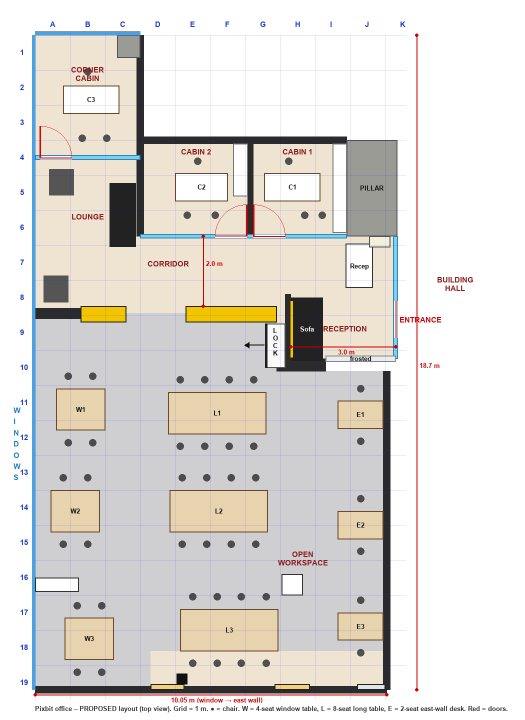
#> input picture floorplan/floorplan_proposed.png, 1050 x 1440 px (shown at 1/2 size)
$ python make_floorplan.py floorplan_proposed.png
#> lines starting #> are read from the running program, lines starting #| are printed output that depends on the picture
"""Draw the office floor plan (top view, to scale) from the layout used by the 3D model.

Usage:  python3 floorplan/make_floorplan.py [scan_underlay.png]
Writes floorplan/floorplan.png (and floorplan/floorplan_over_scan.png when an underlay is given).
Grid: columns A..K = metres from the window wall (x), rows 1..19 = metres from the corner-cabin end (z).
"""
import os
import sys
from PIL import Image, ImageDraw, ImageFont

PX = 70            # pixels per metre
M_L, M_T = 70, 70  # margins
W_M, D_M = 10.6, 19.0
OUT = os.path.dirname(os.path.abspath(__file__))

# ---------------- layout (metres; x from window wall, z from corner-cabin end) ----------------
# Each entry: (kind, x0, z0, x1, z1, label)
ITEMS = [
    # zones (floor colour)
    ('zone_beige', 0, 0, 3, 7.95, ''), ('zone_beige', 3, 3, 10.3, 7.95, ''), ('zone_beige', 6.9, 7.95, 10.3, 9.25, ''),
    ('zone_dark', 0, 7.95, 6.9, 18.7, ''), ('zone_dark', 6.9, 9.6, 10.05, 18.7, ''),
    ('zone_beige', 3.3, 17.6, 10.05, 18.7, ''),
    # walls
    ('wall', 3, 2.9, 8.9, 3.1, ''), ('wall', 2.9, 0, 3.1, 5.75, ''), ('wall', 6.08, 3, 6.23, 5.75, ''),
    ('wall', 0, 7.8, 1.3, 8.1, ''), ('wall', 0, 18.6, 10.05, 18.8, ''), ('wall', 9.95, 9.6, 10.15, 18.7, ''),
    ('wall', 6.9, 9.25, 8.3, 9.6, ''), ('wall', 0, -0.1, 3, 0.0, ''),
    ('concrete', 8.9, 3, 10.35, 5.75, 'PILLAR'), ('concrete', 6.9, 7.4, 7.3, 9.6, ''),
    ('concrete', 2.35, 0, 3, 0.65, ''),
    # windows / glass
    ('window', -0.08, 0, 0.0, 18.7, ''), ('window', 0, -0.08, 3, 0.0, ''),
    ('glass', 0, 3.44, 3, 3.56, ''), ('glass', 3, 5.69, 8.9, 5.81, ''),
    ('glass', 10.24, 5.75, 10.36, 9.25, ''), ('frost', 8.3, 9.17, 10.3, 9.33, 'frosted'),
    ('glass', 1.25, 15.64, 3.3, 15.76, ''), ('glass', 3.24, 15.7, 3.36, 18.7, ''),
    # doors (gaps drawn as arcs later)
    ('door', 1.75, 3.5, 2.95, 3.5, ''), ('door', 3.15, 5.75, 4.35, 5.75, ''), ('door', 6.3, 5.75, 7.4, 5.75, ''),
    ('door', 10.3, 7.6, 10.3, 8.65, 'ENTRANCE'), ('door', 3.3, 15.85, 3.3, 16.95, ''),
    # reception
    ('sofa', 7.32, 7.5, 8.22, 9.3, 'Sofa'), ('logo', 7.3, 7.6, 7.36, 9.2, ''),
    ('desk_w', 8.88, 5.97, 9.65, 7.22, 'Recep'), ('niche', 9.55, 5.75, 10.15, 6.07, ''),
    # corner cabin + cabins
    ('desk', 0.8, 1.45, 2.4, 2.25, 'C3'), ('desk', 4.0, 3.95, 5.5, 4.75, 'C2'), ('desk', 6.55, 3.95, 8.15, 4.75, 'C1'),
    ('builtin', 5.67, 3.1, 6.08, 4.6, ''), ('builtin', 8.5, 3.1, 8.9, 5.65, ''),
    # lounge
    ('chaise', 2.13, 4.23, 2.88, 6.05, ''), ('beanbag', 0.25, 6.88, 0.95, 7.63, ''), ('beanbag', 0.4, 3.83, 1.1, 4.58, ''),
    # shelving partition
    ('shelf', 1.3, 7.75, 2.6, 8.2, ''), ('shelf', 4.3, 7.75, 6.9, 8.2, ''),
    # workspace pods (desk tops)
    ('pod', 0.9, 10.05, 2.95, 11.45, 'D1'), ('pod', 3.35, 10.05, 5.9, 11.45, 'D2'),
    ('pod', 0.9, 13.05, 2.95, 14.45, 'D3'), ('pod', 3.45, 13.05, 5.1, 14.45, 'D4'), ('pod', 5.75, 13.05, 7.3, 14.45, 'D5'),
    ('pod', 3.9, 15.75, 6.5, 17.15, 'D6'), ('pod', 0.4, 16.45, 2.4, 17.85, 'D7'),
    ('bench', 9.675, 10.0, 10.05, 17.1, 'E'),
    ('smalldesk', 8.0, 18.1, 9.1, 18.65, 'S1'), ('smalldesk', 5.65, 18.1, 6.75, 18.65, 'S2'), ('smalldesk', 4.45, 18.1, 5.55, 18.65, 'S3'),
    ('pillar', 7.05, 15.4, 7.65, 16.0, ''), ('pillar', 0.0, 15.5, 1.25, 15.9, ''),
    ('lockers', 6.95, 9.6, 8.25, 10.15, 'Lockers'),
    ('ydoor', 6.85, 18.55, 7.85, 18.7, ''), ('ydoor', 3.3, 18.55, 4.26, 18.7, ''), ('sdoor', 9.2, 18.55, 10.0, 18.7, ''),
    ('speaker', 4.05, 18.25, 4.35, 18.55, ''),
]
# chairs (centres) — pods: 2 per side per ~2 m, cabins, back desks, east bench
CHAIRS = []
for (x0, x1, zc) in [(0.9, 2.95, 10.75), (3.35, 5.9, 10.75), (0.9, 2.95, 13.75), (3.45, 5.1, 13.75), (5.75, 7.3, 13.75), (3.9, 6.5, 16.45), (0.4, 2.4, 17.15)]:
    n = max(1, int((x1 - x0) / 1.05))
    for i in range(n):
        x = x0 + (i + 0.5) * (x1 - x0) / n
        CHAIRS += [(x, zc - 0.82), (x, zc + 0.82)]
for i in range(6):
    CHAIRS.append((9.18, 10.0 + (i + 0.5) * 7.1 / 6))
for x in (8.28, 8.83, 5.93, 6.48, 4.73, 5.28):
    CHAIRS.append((x, 17.83))
#> in draw, `img = Image.new('RGB', (Wpx, Hpx), 'white')`: img: PIL image 1050x1440 RGB; every value is 255
CHAIRS += [(7.25, 3.6), (7.7, 5.15), (8.2, 5.15), (4.65, 3.6), (4.35, 5.15), (5.15, 5.15), (1.5, 1.05), (0.8, 2.95), (1.45, 2.95)]

ZONE_LABELS = [
    (1.5, 1.0, 'CORNER\nCABIN'), (4.6, 3.35, 'CABIN 2'), (7.5, 3.35, 'CABIN 1'), (1.5, 5.2, 'LOUNGE'),
    (3.8, 6.55, 'CORRIDOR'), (8.85, 8.4, 'RECEPTION'), (5.0, 12.2, 'OPEN WORKSPACE'),
    (1.6, 18.35, 'GLASS ROOM'), (12.0, 7.0, 'BUILDING\nHALL'),
]
STYLE = {
    'zone_beige': ('#efe4d2', None), 'zone_dark': ('#cfcfd2', None),
    'wall': ('#2b2b2b', None), 'concrete': ('#9b9b95', '#555'), 'window': ('#4aa3e0', None),
    'glass': ('#7fd0f0', '#2a8db8'), 'frost': ('#e8eef0', '#888'),
    'sofa': ('#222', None), 'logo': ('#f2c500', None), 'desk_w': ('#ffffff', '#333'), 'niche': ('#f5f0dc', '#555'),
    'desk': ('#fff', '#6b4a2b'), 'builtin': ('#ffffff', '#777'), 'chaise': ('#222', None), 'beanbag': ('#555', None),
    'shelf': ('#f2c500', '#222'), 'pod': ('#e7d3ad', '#6b4a2b'), 'bench': ('#e7d3ad', '#6b4a2b'),
    'smalldesk': ('#e7d3ad', '#6b4a2b'), 'pillar': ('#ffffff', '#333'), 'lockers': ('#fafafa', '#555'),
    'ydoor': ('#f1d27a', '#222'), 'sdoor': ('#dfe6e8', '#222'), 'speaker': ('#111', None),
    'door': (None, None),
}


def P(x, z):
    return M_L + x * PX, M_T + z * PX


def font(sz):
#> called with sz = 11
    for f in ('/System/Library/Fonts/Supplemental/Arial Bold.ttf', '/System/Library/Fonts/Helvetica.ttc', '/Library/Fonts/Arial.ttf'):
        if os.path.exists(f):
            return ImageFont.truetype(f, sz)
    return ImageFont.load_default()


def draw(base=None):
    Wpx, Hpx = int(M_L + 14.0 * PX), int(M_T + D_M * PX + 40)
    img = Image.new('RGB', (Wpx, Hpx), 'white')
    if base is not None:
        img.paste(base, (M_L, M_T))
    d = ImageDraw.Draw(img, 'RGBA')
    f9, f11, f14, f18 = font(11), font(13), font(15), font(20)
    alpha = 110 if base is not None else 255
    for kind, x0, z0, x1, z1, label in ITEMS:
        fill, line = STYLE[kind]
        a, b = P(x0, z0), P(x1, z1)
        if kind == 'door':
            # door gap: white line + swing arc
            d.line([a, b], fill=(255, 255, 255, 255), width=7)
            d.line([a, b], fill=(220, 0, 0, 255), width=2)   # door opening shown in red
            if label:
                d.text((b[0] + 8, (a[1] + b[1]) / 2 - 8), label, fill='#c00', font=f14)
            continue
        if kind.startswith('zone'):
            if base is None:
                d.rectangle([a, b], fill=fill)
            continue
        hx = fill[1:] if len(fill) == 7 else ''.join(c * 2 for c in fill[1:])
        rgb = tuple(int(hx[i:i + 2], 16) for i in (0, 2, 4))
        d.rectangle([a, b], fill=rgb + (alpha,), outline=line, width=2 if line else 0)
        if label:
            tw = d.textlength(label, font=f11)
            d.text(((a[0] + b[0]) / 2 - tw / 2, (a[1] + b[1]) / 2 - 7), label, fill='#111' if kind != 'sofa' else '#fff', font=f11)
#> this loop made 62 passes
#> tw on passes 15, 23, 31, 33, 35, 36, 37, 45, 46, 47, 48, 49: 33, 31, 19, 29, 13, 13, 13, 13, 13, 13, 13, 13
    for (x, z) in CHAIRS:
        cx, cz = P(x, z)
        d.ellipse([cx - 7, cz - 7, cx + 7, cz + 7], fill=(40, 40, 40, 200))
    # grid + labels
    for i in range(0, 11):
        x, _ = P(i, 0)
        d.line([(x, M_T), (x, M_T + D_M * PX)], fill=(0, 0, 255, 40), width=1)
        d.text((x + PX / 2 - 5, M_T - 30), 'ABCDEFGHIJK'[i], fill='#1a3fbf', font=f14)
    for j in range(0, 19):
        _, z = P(0, j)
        d.line([(M_L, z), (M_L + 10.6 * PX, z)], fill=(0, 0, 255, 40), width=1)
        d.text((M_L - 30, z + PX / 2 - 9), str(j + 1), fill='#1a3fbf', font=f14)
    # window label down the left edge
    for k, ch in enumerate('WINDOWS'):
        px, pz = P(-0.62, 10.6 + k * 0.32)
        d.text((px, pz), ch, fill='#1f7fc0', font=f14)
    for (x, z, t) in ZONE_LABELS:
        px, pz = P(x, z)
        for k, line in enumerate(t.split('\n')):
            tw = d.textlength(line, font=f14)
            d.text((px - tw / 2, pz - 9 + k * 17), line, fill='#8a1c1c', font=f14)
    # key dimensions
    def dim(x0, z0, x1, z1, txt, off=(0, 0)):
#> called with x0 = 0, z0 = 18.85, x1 = 10.05, z1 = 18.85, txt = '10.05 m (window → east wall)', off = (-80, 4)
        a, b = P(x0, z0), P(x1, z1)
        d.line([a, b], fill='#c00', width=2)
        for p in (a, b):
            d.ellipse([p[0] - 3, p[1] - 3, p[0] + 3, p[1] + 3], fill='#c00')
        mx, mz = (a[0] + b[0]) / 2 + off[0], (a[1] + b[1]) / 2 + off[1]
        d.text((mx, mz), txt, fill='#c00', font=f11)
    dim(0, 19.0 - 0.15, 10.05, 19.0 - 0.15, '10.05 m (window → east wall)', (-80, 4))
    dim(10.9, 0, 10.9, 18.7, '18.7 m', (6, 0))
    dim(4.8, 5.75, 4.8, 7.75, '2.0 m', (6, -22))
    dim(7.3, 8.9, 10.3, 8.9, '3.0 m', (-10, 4))
    d.text((M_L, Hpx - 30), 'Pixbit office – current 3D layout (top view). Grid = 1 m. ● = chair. D = desk pod, E = east wall bench, '
           'S = small desk, C = cabin desk.', fill='#333', font=f11)
    return img


if __name__ == '__main__':
    draw().save(os.path.join(OUT, 'floorplan.png'))
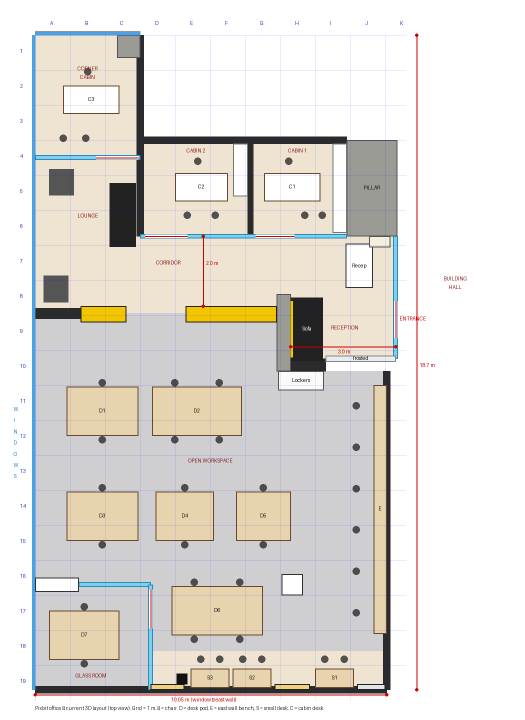
#> saved as floorplan.png: PIL image 1050x1440 RGB (shown at 1/2 size); mean R, G, B 225, 221.5, 216.5
    if len(sys.argv) > 1:
        under = Image.open(sys.argv[1]).convert('RGB')
#> under is the input picture: PIL image 1050x1440 RGB; mean R, G, B 223.6, 220.1, 215.9
        # underlay is the scan render at 2 cm/px (x 0..10.6 m, z 0..19.2 m)
        under = under.resize((int(under.width * 0.02 * PX), int(under.height * 0.02 * PX)))
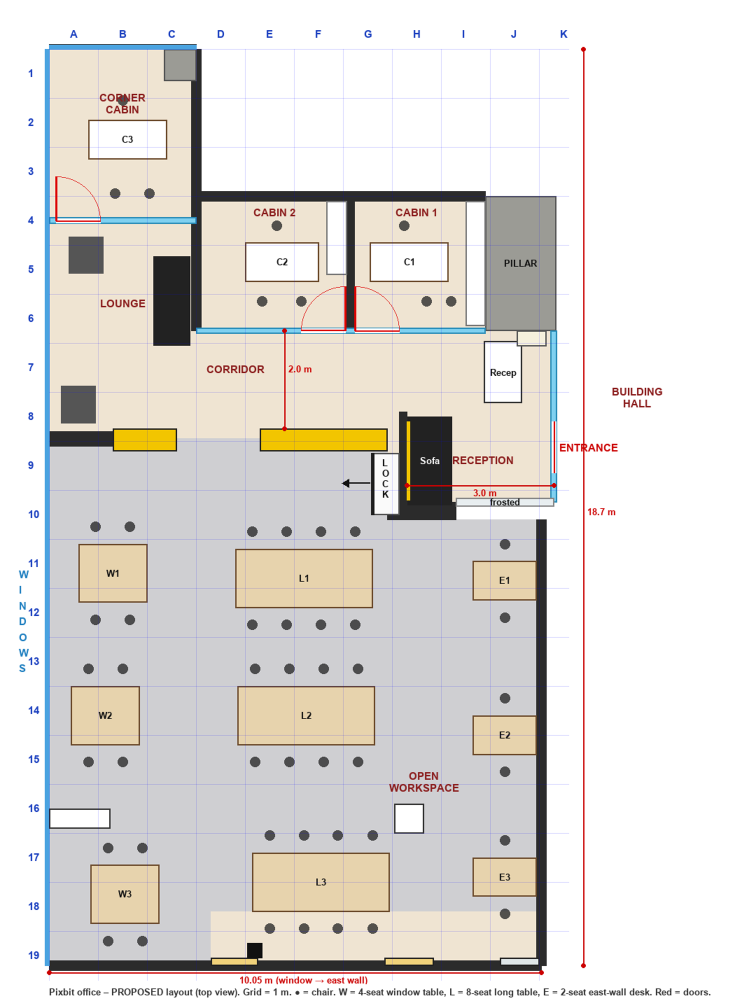
#> under: PIL image 1470x2016 RGB (shown at 1/2 size); mean R, G, B 223.6, 220, 215.9
        draw(under).save(os.path.join(OUT, 'floorplan_over_scan.png'))
#> in draw (call 2), `img.paste(base, (M_L, M_T))`:
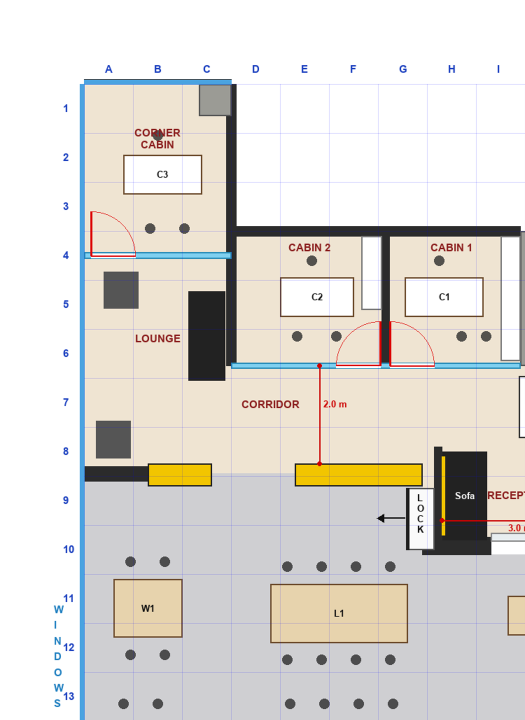
#> img: PIL image 1050x1440 RGB (shown at 1/2 size); mean R, G, B 221.3, 217.9, 212.5
#> in draw (call 2), `alpha = 110 if base is not None else 255`: alpha = 110
#> the loop in draw (call 2), `for kind, x0, z0, x1, z1, label in ITEMS:` made 62 passes
#> (rgb, tw) on passes 15, 23, 31, 33, 35, 36, 37, 45, 46, 47, 48, 49: ((155, 155, 149), 33), ((232, 238, 240), 31), ((34, 34, 34), 19), ((255, 255, 255), 29), ((255, 255, 255), 13), ((255, 255, 255), 13), ((255, 255, 255), 13), ((231, 211, 173), 13), ((231, 211, 173), 13), ((231, 211, 173), 13), ((231, 211, 173), 13), ((231, 211, 173), 13)
#> rgb on passes 7 to 12: (43, 43, 43), (43, 43, 43), (43, 43, 43), (43, 43, 43), (43, 43, 43), (43, 43, 43)
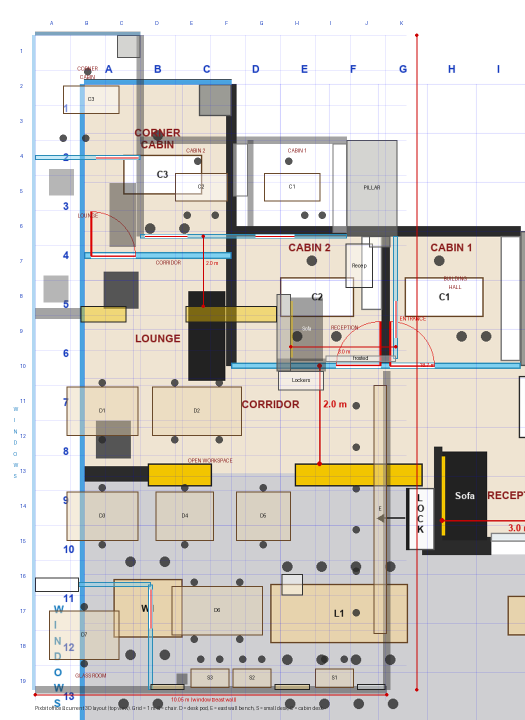
#> saved as floorplan_over_scan.png: PIL image 1050x1440 RGB (shown at 1/2 size); mean R, G, B 214.6, 210.2, 204.4
    print('written to', OUT)
